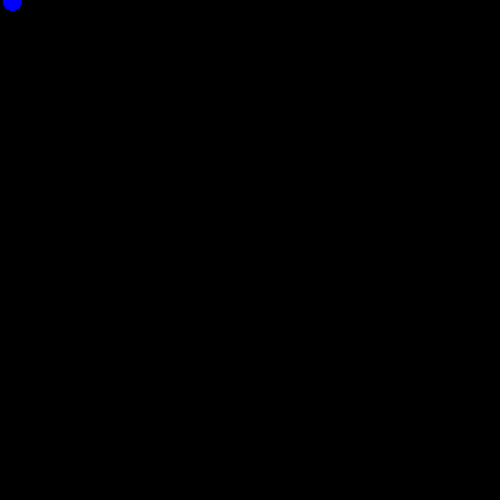
Frame 1 (no input)
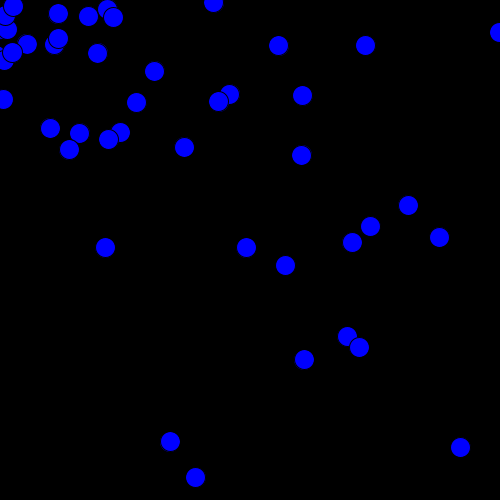
Frame 60 (the mouse pressed at the canvas centre just before this capture)
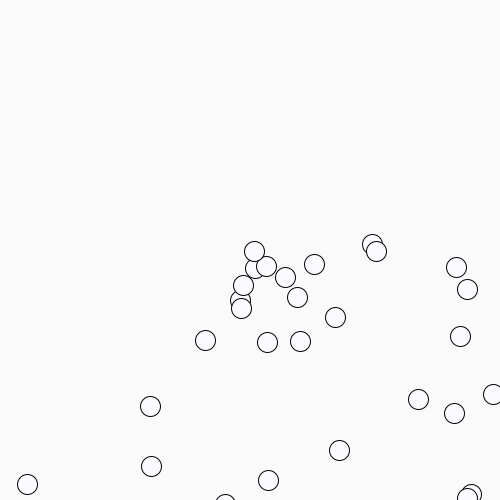
Frame 120 (the mouse held since frame 60 and released just before this capture)

The Processing sketch that drew these frames (run headless with seeded random() and noise(); from frame 60 on, the mouse is pressed at the canvas centre):

// Processing sketch: processing_166619
// ── processing_166619.pde

ArrayList particles; 

void setup() { 
size(500,500); 
particles = new ArrayList(); 
smooth(); 
} 

void draw() { 

particles.add(new Particle()); 

background(mouseY,mouseX); 

for (int i = 0; i < particles.size(); i++ ) { 
Particle p = (Particle) particles.get(i); 
p.pao(); 
p.zhongli(); 
p.display(); 
} 

if (particles.size() > 100) { 
particles.remove(0); 
} 
} 
class Particle { 

float x; 
float y; 
float xspeed; 
float yspeed; 

Particle() { 
x = mouseX; 
y = mouseY; 
xspeed = random(-2,20); 
yspeed = random(-1,10); 
} 

void pao() { 
x = x + xspeed; 
y = y + yspeed; 
} 

void zhongli() { 
yspeed += 0.1; 
} 

void display() { 
stroke(0); 
fill(mouseX,mouseY,255); 
ellipse(x,y,20,20); 
} 
} 
